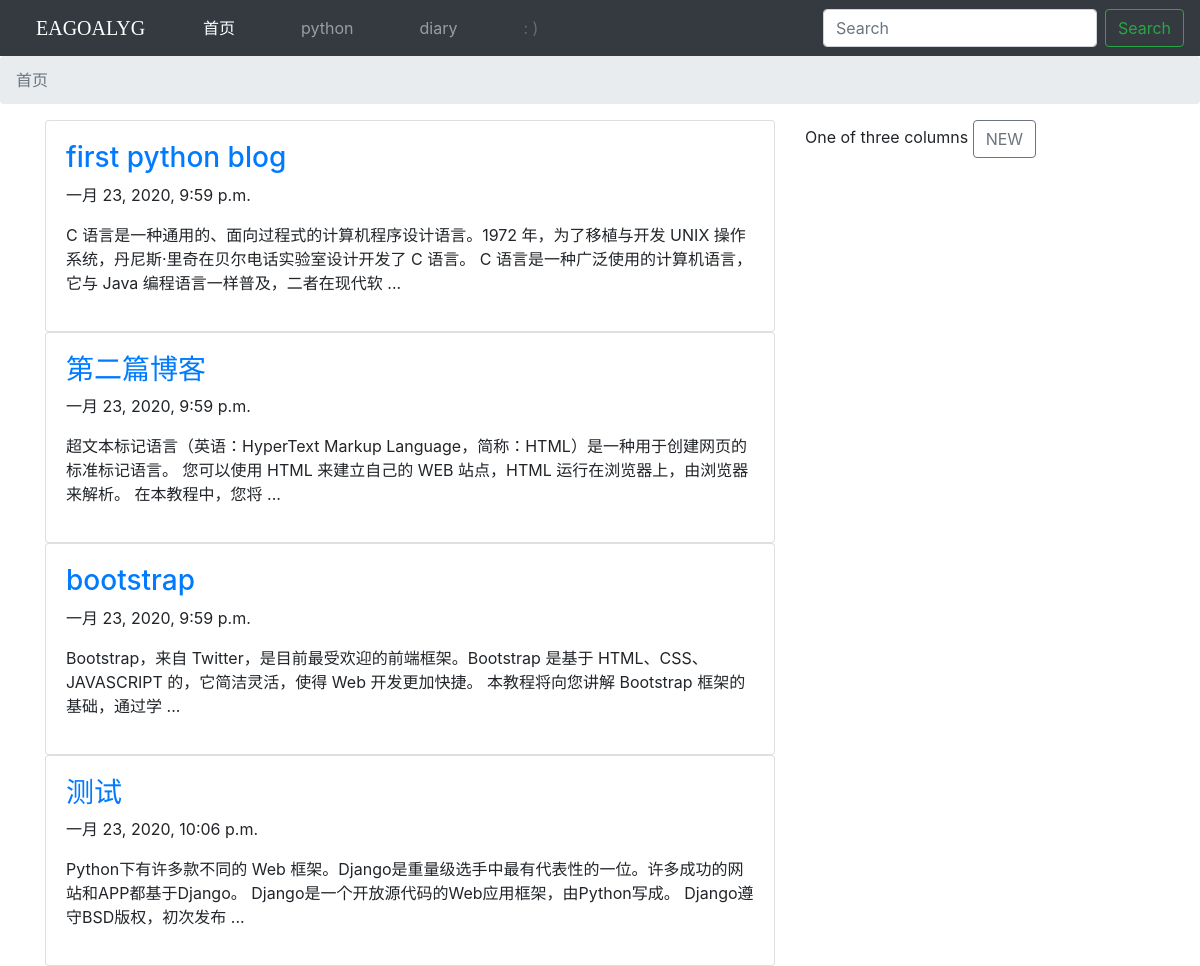
The app's page /, older data.
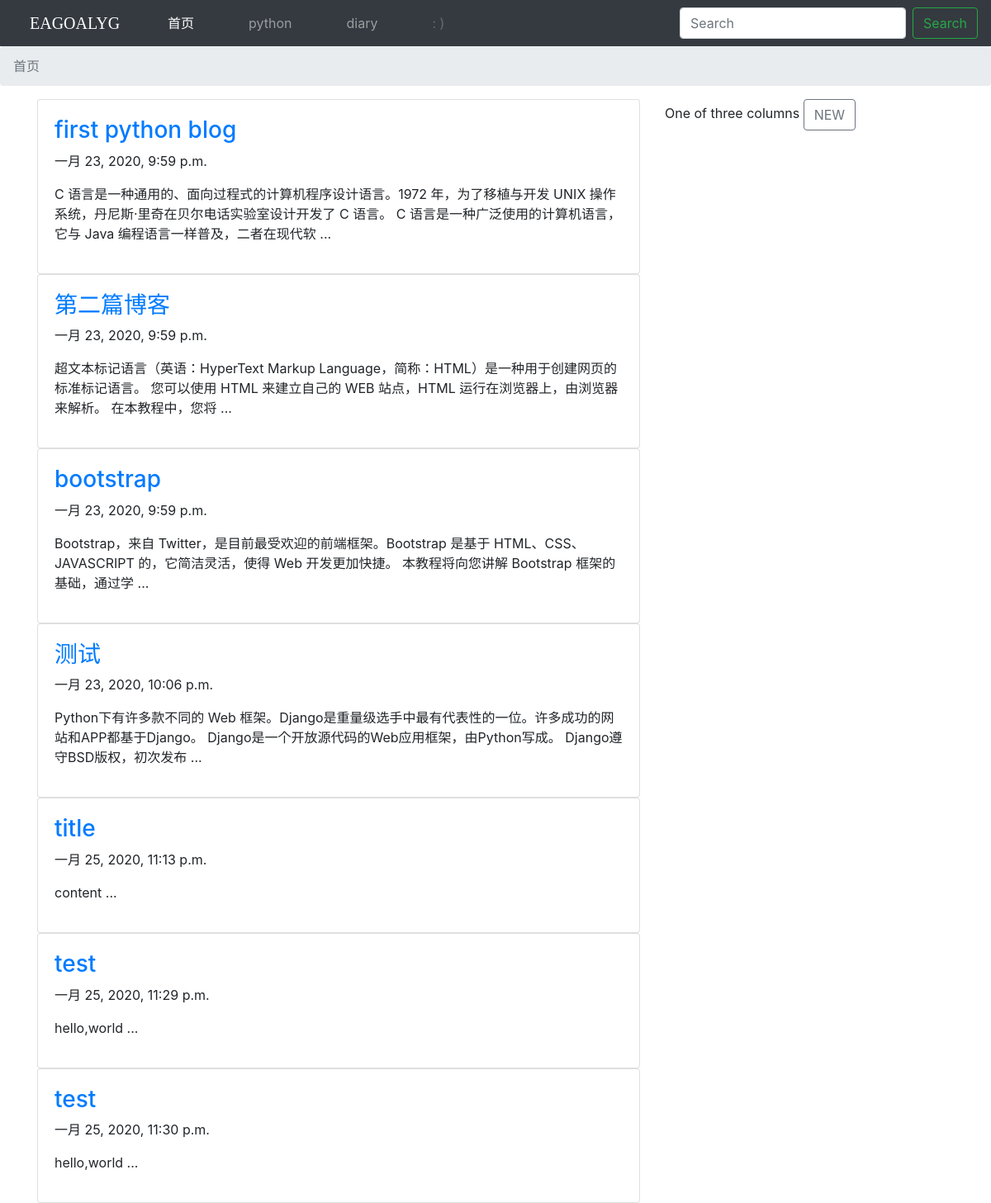
The same page, newer data.
### blog/models.py (models this page shows, shortened)
class BlogType(models.Model):
    type_name = models.CharField(max_length=15)

class Blog(models.Model):
    title = models.CharField(max_length=30)
    blog_type = models.ForeignKey(BlogType, on_delete=models.DO_NOTHING)
    created_at = models.DateTimeField(auto_now_add=True)
    content = models.TextField()
    author = models.ForeignKey(User, on_delete=models.DO_NOTHING)

### blog/views.py (the view)
# urls.py: path('', views.index, name='index'),
def index(request):
    blogs = Blog.objects.all()
    blog_types = BlogType.objects.all()
    context = {'blogs': blogs, 'blog_types': blog_types}
    return render(request, 'blog/index.html', context)

### blog/templates/blog/index.html (shortened to what this page needs)
{% extends 'blog/base.html' %}
{% load static %}
{% block breadcrumb %}
	<nav aria-label="breadcrumb">
	  	<ol class="breadcrumb">
	    	<li class="breadcrumb-item active" aria-current="page">首页</li>
	  	</ol>
	</nav>
{% endblock %}
{% block content %}
	{% if blogs %}
		{% for blog in blogs %}
			<div class="card">
			  	<div class="card-body">
			    	<a href="{% url 'blog:blog_detail' blog.pk %}"><h3>{{ blog.title }}</h3></a>
			    	<p>{{ blog.created_at }}</p>
					<p>{{ blog.content|truncatechars:120 }} ...</p>
			  	</div>
			</div>
		{% endfor %}
	{% else %}
		<p>－－暂无博客,敬请期待－－</p>
	{% endif%}
{% endblock %}

### blog/templates/blog/base.html (shortened to what this page needs)
{% load static %}
<!DOCTYPE html>
<html lang="en">
<head>
	<link href="{% static 'blog/google-font.css' %}" rel="stylesheet">
	<link rel="stylesheet" href="{% static 'blog/blog.css' %}">
	<link rel="stylesheet" href="{% static 'base.css' %}">
	<link rel="stylesheet" href="{% static 'bootstrap-4.4.1-dist/css/bootstrap.min.css' %}">
</head>
<body>
	<nav class="fixed-top">
		<nav class="navbar navbar-expand-lg navbar-dark bg-dark">
			<a class="navbar-brand mr-auto mr-lg-0" href="{% url 'blog:index' %}">EAGOALYG</a>
			<div class="collapse navbar-collapse" id="navbarNav">
				<ul class="navbar-nav mr-auto">
					<li class="nav-item active">
				        <a class="nav-link" href="{% url 'blog:index' %}">首页<span class="sr-only">(current)</span></a>
				    </li>
					{% for blog_type in blog_types %}
					<li class="nav-item">
			        	<a class="nav-link" href="{% url 'blog:blog_classification' blog_type.pk %}">{{ blog_type.type_name }}</a>
			    	</li>
					{% endfor %}
					 <li class="nav-item">
					 	<a class="nav-link disabled" href="#" tabindex="-1" aria-disabled="true">: )</a>
					 </li>
				</ul>
				<form class="form-inline my-2 my-lg-0">
			      	<input class="form-control mr-sm-2" type="search" placeholder="Search" aria-label="Search">
			      	<button class="btn btn-outline-success my-2 my-sm-0" type="submit">Search</button>
			    </form>
			</div>
		</nav>
		{% block breadcrumb %}{% endblock %}
	</nav>
	<div class="container">
	  	<div class="row">
	    	<div class="col-md-8">
				{% block content %}{% endblock %}
	    	</div>
	    	<div class="col-md-4">
	      		One of three columns
	      		<a class="btn btn-outline-secondary" href="{% url 'blog:new_blog' %}" role="button">NEW</a>
	    	</div>
	  	</div>
	</div>
</body>
</html>

Row changes from the older to the newer data that the page shows:
added Blog: title "title", created_at "一月 25, 2020, 11:13 p.m.", content "content"
added Blog: title "test", created_at "一月 25, 2020, 11:29 p.m.", content "hello,world"
added Blog: title "test", created_at "一月 25, 2020, 11:30 p.m.", content "hello,world"
